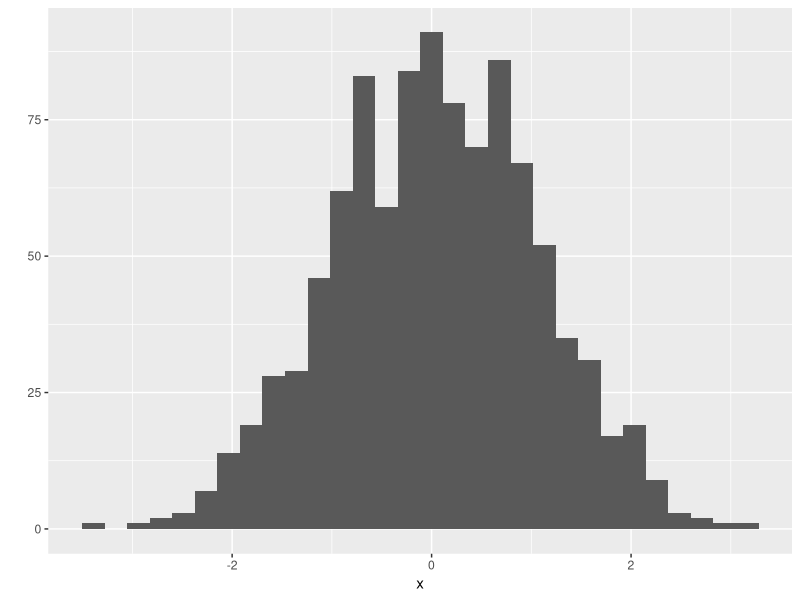
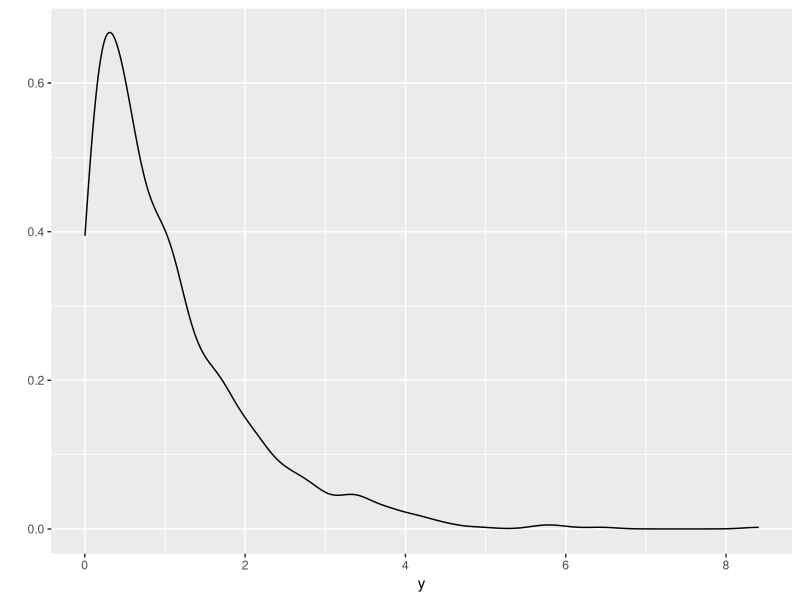

These charts were generated, in order, by the following R code:
## ---- chunk 1
args(glm)

## ---- chunk 2
model1 <- glm(case~spontaneous + induced, data=infert, family=binomial)
summary(model1)$coef
## ---- chunk 3
library(ggplot2)
x <- rnorm(1000)
qplot(x)

## ---- chunk 4
library(ggplot2)
y <- rexp(1000)
qplot(y, geom='density')

